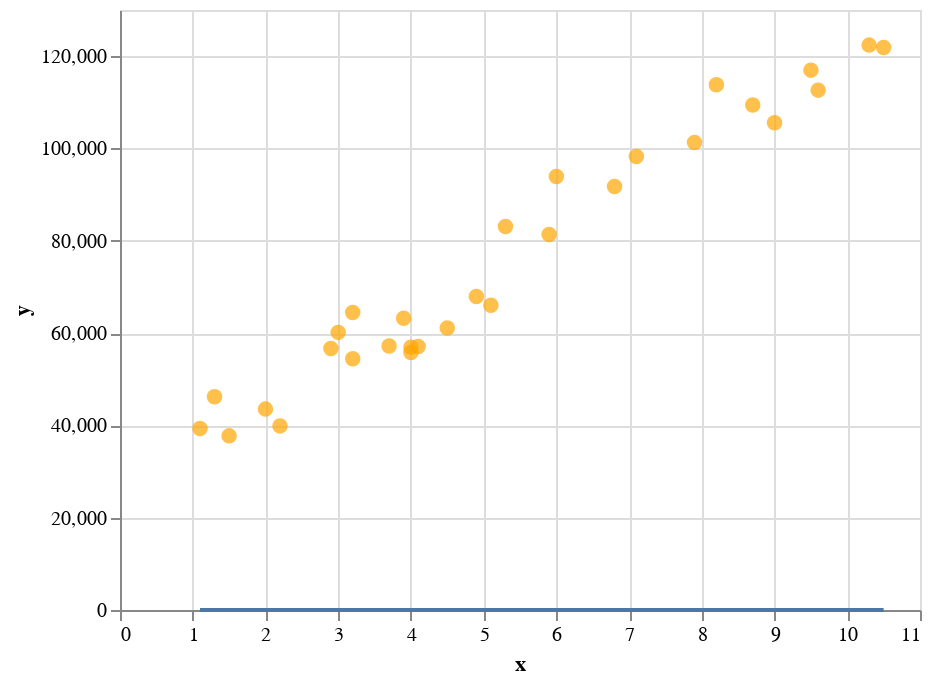

The code cell stored with this chart in its notebook:
### Markdown cell above
**[4.2]** Choose 2 values for the model parameters (a and b) and use the defined function to check the predictions results

### Code cell
check_parameters(a,b,x,y)

### Figure 1 — Vega-Lite specification as saved in the notebook (floating-point values rounded to 4 significant figures)
{"config": {"view": {"continuousWidth": 400, "continuousHeight": 300}}, "layer": [{"data": {"name": "data-1ee9df97fb10d69c78502e814767ebb8"}, "mark": {"type": "circle", "color": "orange", "size": 60}, "encoding": {"x": {"field": "x", "type": "quantitative"}, "y": {"field": "y", "type": "quantitative"}}}, {"data": {"name": "data-8ca56f0410beef59e47cdf245ebc7135"}, "mark": "line", "encoding": {"x": {"field": "x", "type": "quantitative"}, "y": {"field": "y", "type": "quantitative"}}}], "$schema": "https://vega.github.io/schema/vega-lite/v4.17.0.json", "datasets": {"data-1ee9df97fb10d69c78502e814767ebb8": [{"x": 1.1, "y": 39340.0}, {"x": 1.3, "y": 46200.0}, {"x": 1.5, "y": 37730.0}, {"x": 2.0, "y": 43520.0}, {"x": 2.2, "y": 39890.0}, {"x": 2.9, "y": 56640.0}, {"x": 3.0, "y": 60150.0}, {"x": 3.2, "y": 54440.0}, {"x": 3.2, "y": 64440.0}, {"x": 3.7, "y": 57190.0}, {"x": 3.9, "y": 63220.0}, {"x": 4.0, "y": 55790.0}, {"x": 4.0, "y": 56960.0}, {"x": 4.1, "y": 57080.0}, {"x": 4.5, "y": 61110.0}, {"x": 4.9, "y": 67940.0}, {"x": 5.1, "y": 66030.0}, {"x": 5.3, "y": 83090.0}, {"x": 5.9, "y": 81360.0}, {"x": 6.0, "y": 93940.0}, {"x": 6.8, "y": 91740.0}, {"x": 7.1, "y": 98270.0}, {"x": 7.9, "y": 101300.0}, {"x": 8.2, "y": 113800.0}, {"x": 8.7, "y": 109400.0}, {"x": 9.0, "y": 105600.0}, {"x": 9.5, "y": 117000.0}, {"x": 9.6, "y": 112600.0}, {"x": 10.3, "y": 122400.0}, {"x": 10.5, "y": 121900.0}], "data-8ca56f0410beef59e47cdf245ebc7135": [{"x": 1.1, "y": 0.0}, {"x": 1.3, "y": 0.0}, {"x": 1.5, "y": 0.0}, {"x": 2.0, "y": 0.0}, {"x": 2.2, "y": 0.0}, {"x": 2.9, "y": 0.0}, {"x": 3.0, "y": 0.0}, {"x": 3.2, "y": 0.0}, {"x": 3.2, "y": 0.0}, {"x": 3.7, "y": 0.0}, {"x": 3.9, "y": 0.0}, {"x": 4.0, "y": 0.0}, {"x": 4.0, "y": 0.0}, {"x": 4.1, "y": 0.0}, {"x": 4.5, "y": 0.0}, {"x": 4.9, "y": 0.0}, {"x": 5.1, "y": 0.0}, {"x": 5.3, "y": 0.0}, {"x": 5.9, "y": 0.0}, {"x": 6.0, "y": 0.0}, {"x": 6.8, "y": 0.0}, {"x": 7.1, "y": 0.0}, {"x": 7.9, "y": 0.0}, {"x": 8.2, "y": 0.0}, {"x": 8.7, "y": 0.0}, {"x": 9.0, "y": 0.0}, {"x": 9.5, "y": 0.0}, {"x": 9.6, "y": 0.0}, {"x": 10.3, "y": 0.0}, {"x": 10.5, "y": 0.0}]}}
